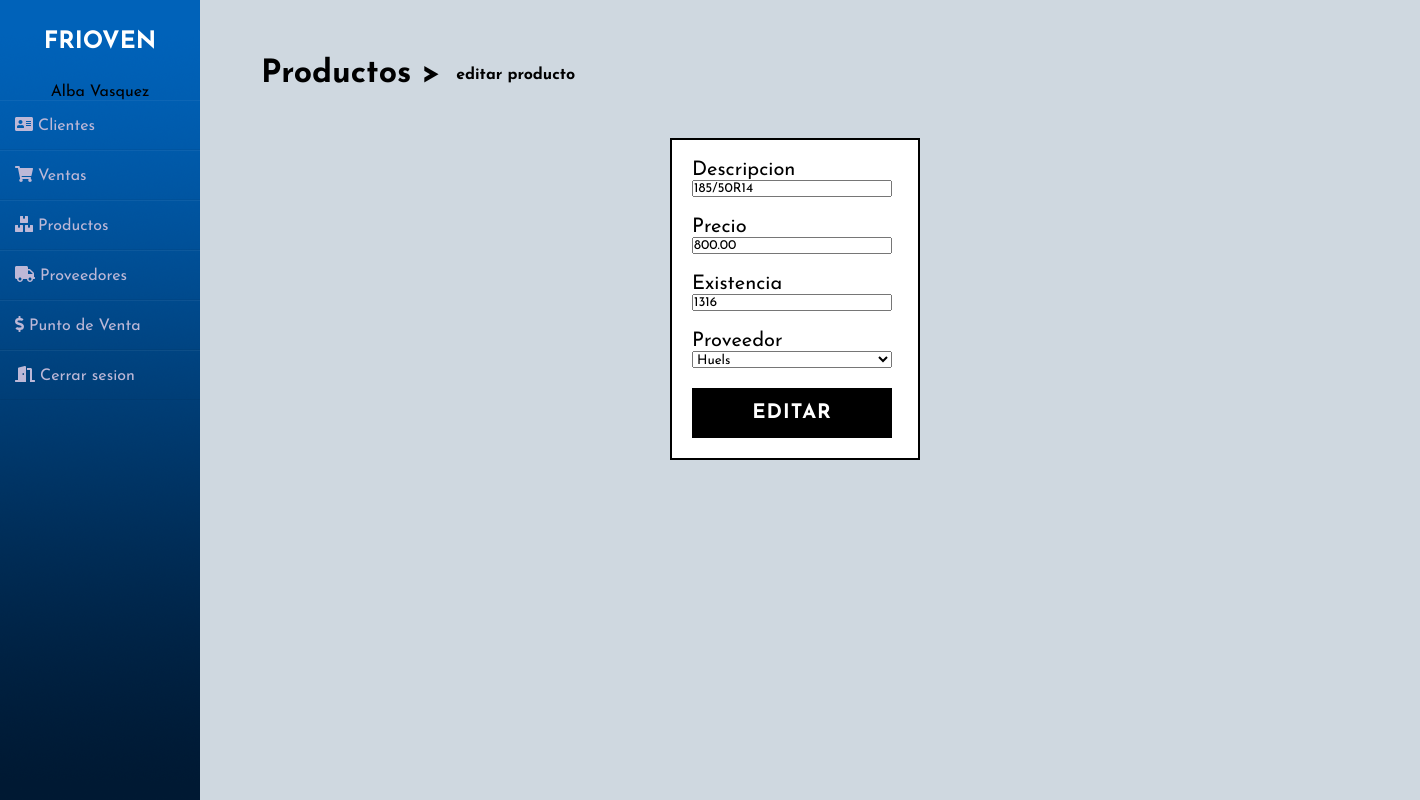
The page /u2/u_prd.php?id=1 (signed in) on the database its author committed.
### tables this page shows
CREATE TABLE `producto` (
  `idprod` int(11) NOT NULL,
  `descripcion` varchar(255) NOT NULL,
  `precio` decimal(10,2) NOT NULL,
  `existencia` int(11) NOT NULL,
  `idproveedor` int(11) NOT NULL,
  `activo` char(2) NOT NULL DEFAULT 'si'
);

### u2/back/filluprd.php (called while the page is built, shortened)
<?php
include 'conexion.php';
  $idc = $_GET["id"];
  $q = "SELECT descripcion,precio,existencia,idproveedor FROM producto WHERE idprod = $idc;";
  $e = mysqli_query($con,$q);
  $contador = mysqli_num_rows($e);
  if ($contador > 0) {
        while ($datos = mysqli_fetch_array($e)) {
            $descripcion = $datos['descripcion'];
            $precio = $datos['precio'];
            $existencia = $datos['existencia'];
            $proveedor = $datos['idproveedor'];
        }
   }
?>

### u2/u_prd.php (the view, shortened to what this page needs)
<?php
  include 'links/u_clientelinks.php';
  include 'back/filluprd.php';
  $idc = $_GET["id"];
?>
<!DOCTYPE html>
<html>
<head>
</head>
<body>
	<div class="wrapper">
    <?php
    include 'links/sidebar.php';
    ?>
    <div class="main_content">
    <h1 class="black down"><a class="black" href="productos.php">Productos</a> ></h1>
    <h4 class="downr3">editar producto</h4>
    <div class="downp">
    	<div class="frm_registrar">
			<form method="post" action="back/b_uprd.php?ic=<?php echo $idc ?>">
				<label>Descripcion</label>
                <br>
    			<input name="descripcion" type="text" class="iwi" placeholder="Nombre de cliente" value = "<?php echo $descripcion?>" required>
                <br><br>
    			<label>Precio</label>
                <br>
    			<input name="precio"type="text" class="iwi" placeholder="RNC de cliente" value = "<?php echo $precio?>"  required>
				<br><br>
				<label>Existencia</label>
                <br>
    			<input name="existencia" type="text" class="iwi" placeholder="Direccion de cliente" value = "<?php echo $existencia?>"  required>
                <br><br>
    			<label>Proveedor</label>
                <br>
    			<select name="idproveedor"style="width: 200px;">
                <?php
                        include_once 'back/conexion.php';
                        $query = mysqli_query($con,"select idproveedor,nombreprov from proveedor where activo = 'si';");
                        while ($row = mysqli_fetch_array($query)) {
                           $nombre = $row['nombreprov'];
                            $idprov = $row['idproveedor'];
                            if ($idprov == $proveedor) {
                                echo "<option value='$idprov' selected>$nombre</option>";
                            }else{
                            echo "<option value='$idprov'>$nombre</option>";
                            }
                        }
                ?>
                </select>
    			<br><br>
    			<input type="submit" class="iwi btn btn-2" value="Editar">
		  	</form>
        </div>
    	</div>
</body>
</html>

### u2/css/cssgeneral.css (style rules this page uses)
.down { transform: translate(5%, 180%); }
.downr3 { transform: translate(21%, 220%); }
* { outline:none !important; }
a { text-decoration: none !important;outline: none !important; }
.downp { margin-left: 70px; margin-top: 90px; font-size: 20px; }

### u2/css/botones.css (style rules this page uses)
.btn { border: none; font-size: 20px; color: inherit; background: none; cursor: pointer; padding: 15px 40px; text-transform: uppercase; letter-spacing: 1px; font-weight: 700; outline: none; -webkit-transition: all 0.3s; -moz-transition: all 0.3s; transition: all 0.3s; }
.btn:after { content: ''; position: absolute; z-index: -1; -webkit-transition: all 0.3s; -moz-transition: all 0.3s; transition: all 0.3s; }
.btn:before { speak: none; font-style: normal; font-weight: normal; font-variant: normal; text-transform: none; line-height: 1; position: relative; -webkit-font-smoothing: antialiased; }
.btn-2 { background: black; color: #fff; }
.btn-2:before { position: absolute; height: 100%; left: 0; top: 0; line-height: 3; font-size: 140%; width: 60px; }

### u2/css/form.css (style rules this page uses)
.frm_registrar { padding: 20px; border: 2px solid black; width: 250px; margin-left: 400px; background: white; font-size: 20px; margin-top: 3px; }
.iwi { width: 200px; }

### u2/css/sidebar.css (style rules this page uses)
* { margin: 0; padding: 0; box-sizing: border-box; list-style: none; text-decoration: none; font-family: 'Josefin Sans', sans-serif; }
body { background-color: #00325e30; }
.wrapper { display: flex; position: relative; }
.wrapper .main_content { width: 100%; margin-left: 200px; }

### rows shown on the page
producto: descripcion "185/50R14", precio "800.00", existencia "1316"

### other values the page prints
$fn "Alba Vasquez"
form field idproveedor "Huels"
